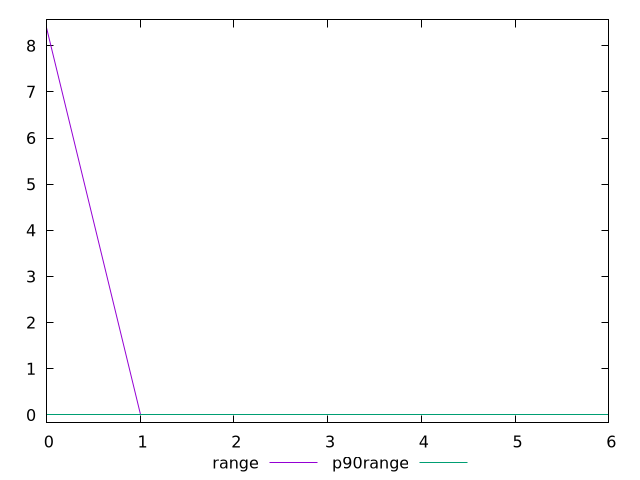

Reproduce this figure in gnuplot.
$_range <<EOF
8.400000000000002
0
0
0
0
0
0
EOF
$_p90Range <<EOF
0
0
0
0
0
0
0
EOF
set key outside below
set terminal pngcairo
set output "report_00006_2020-11-02T20-21-41.718Z/estimated-input-latency/progession_range_p90range.png"
set yrange [-0.16800000000000004:8.568000000000001]
plot $_range title "range" with line ,$_p90Range title "p90range" with line ,
